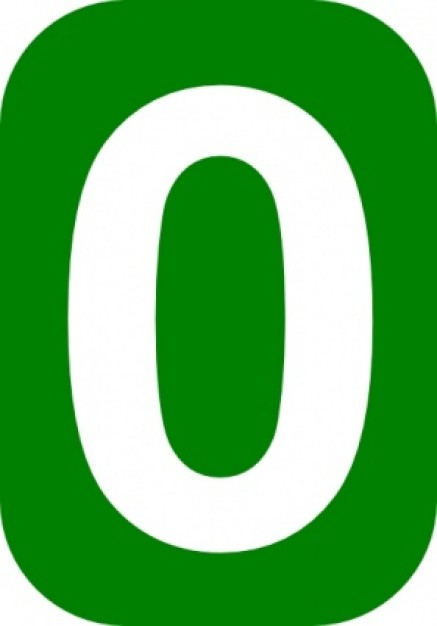
#> input picture image/zero.jpg, 437 x 626 px
$ python opencv_topixel.py
#> lines starting #> are read from the running program, lines starting #| are printed output that depends on the picture
import numpy as np
import cv2
img = cv2.imread('zero.jpg',cv2.IMREAD_GRAYSCALE)
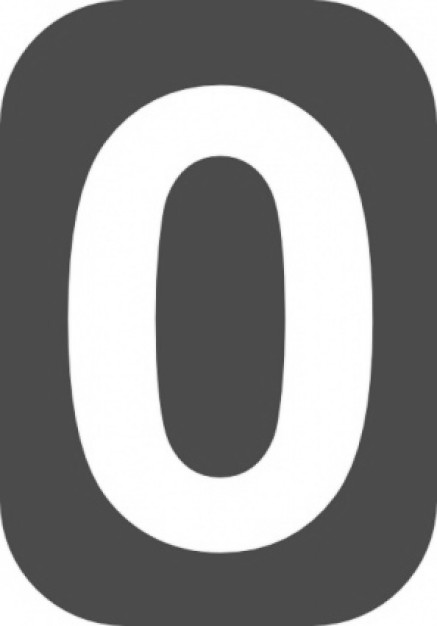
#> img: shape (626, 437); min 63, max 255, mean 138.4
cv2.imshow('imageshow',img)
cv2.waitKey(0) # 이미지가 show 된 상태로 wait
cv2.destroyAllWindows()

# pixel = []

# h,w = img.shape
# for y in range(0,h):
#     for x in range(0,w):
#         # grayscale 인 경우
#         pixel.append(img.item(y,x))
#         # rgb 인 경우
#         # r = img.item(y,x,2)
#         # g = img.item(y,x,1)
#         # b = img.item(y,x,0)
#         # pixel.append([r,g,b])
#
# print(pixel)

orb = cv2.ORB_create()
